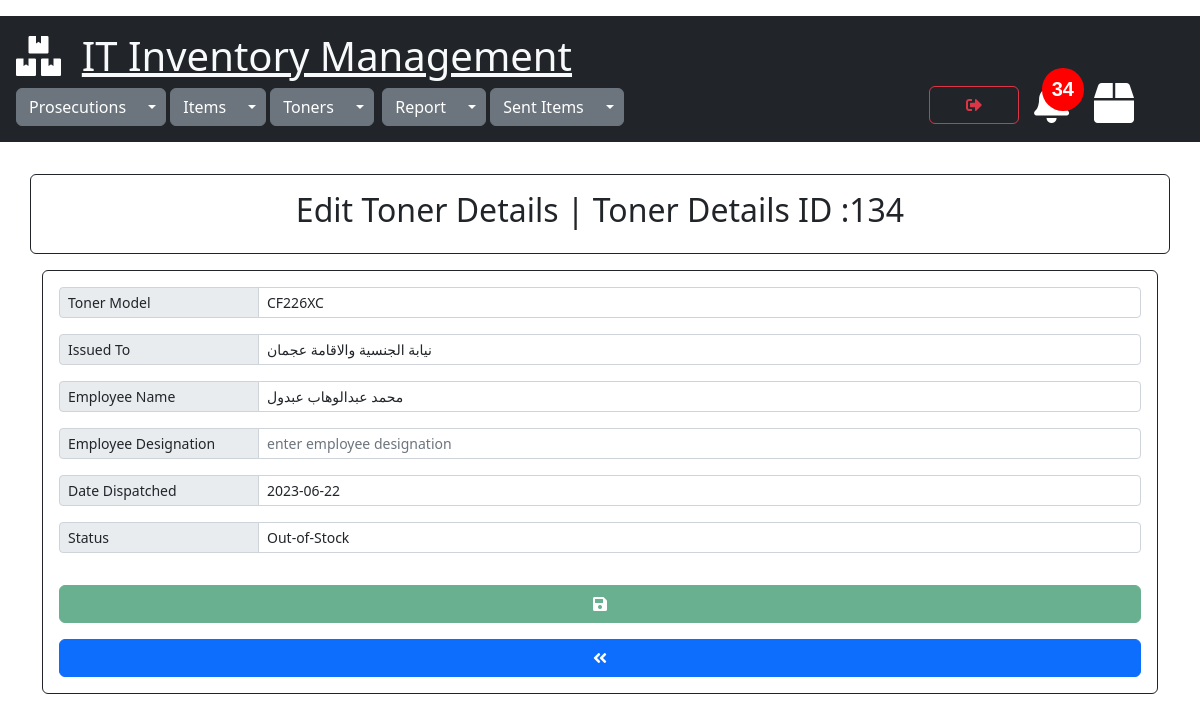
The page /toners/edit_tonerdetails_form/134 (signed in) on the database its author committed.
### toners/models.py (models this page shows)
class TonerDetails(models.Model):
    STATUS = [
        ('In-Stock', 'In-Stock'),
        ('Out-of-Stock', 'Out-of-Stock'),
    ]
    toner_model = models.ForeignKey(Toners,on_delete=models.CASCADE)
    status = models.CharField(max_length=30,default='In-Stock',choices=STATUS)
    issued_to = models.ForeignKey(Prosecutions, on_delete=models.CASCADE,default="31")
    employee_name = models.CharField(max_length=300,null=True)
    employee_designation = models.CharField(max_length=300,null=True)
    created=models.DateTimeField(default=timezone.now)
    date_dispatched=models.DateTimeField(default=timezone.now)
    cart_item = GenericRelation(CartItem, related_query_name='tonerdetails',on_delete=models.CASCADE)
    class Meta:
        ordering = ['-date_dispatched']

class Toners(models.Model):
    toner_model = models.CharField(max_length=100,null=True)
    toner_printer = models.ForeignKey(Items,on_delete=models.CASCADE)
    total_qty = models.PositiveIntegerField(default=0,null=True)
    remaining_qty = models.PositiveIntegerField(default=0,null=True)
    created=models.DateTimeField(default=timezone.now)
    objects = models.Manager()

### prosecutions/models.py (models this page shows)
class Prosecutions(models.Model):
    name = models.CharField(max_length=255)
    location = models.CharField(max_length=300,default="none")
    created = models.DateTimeField(default=timezone.now)

### toners/views.py (the view)
# urls.py: path('edit_tonerdetails_form/<int:id>', views.edit_tonerdetails_form, name='edit_tonerdetails_form'),
@cache_control(no_cache=True, must_revalidate=True,no_store=True)
@login_required(login_url="login")
def edit_tonerdetails_form(request, id):
    prosecutions = Prosecutions.objects.all()
    toners = Toners.objects.all()
    tonerdetails = TonerDetails.objects.get(id=id)
    data_calc_cart_total = calc_cart_total(request)
    cart_total = data_calc_cart_total['cart_total']
    data_calc_toner_stock_alert = calc_toner_stock_alert(request)
    toner_stock_alert = data_calc_toner_stock_alert['toner_stock_alert_count']
    toner_under_fifteen = data_calc_toner_stock_alert['tonerstock']
    context = {"total": cart_total,"tonerdetails": tonerdetails, "toners": toners, "prosecutions": prosecutions,
                   "status": TonerDetails.STATUS,"toner_stock_alert":toner_stock_alert,"toner_under_fifteen":toner_under_fifteen}
    return render(request, 'edit_tonerdetails_form.html',context)

### sent_items/utils.py (called while the page is built)
def get_total_cart_items(items_in_cart):
    cartitem = CartItem.objects.filter(cart=items_in_cart)
    total = cartitem.count()
    return total

def calc_cart_total(request):
    customer, created = Customer.objects.get_or_create(user=request.user)
    cart, created = Cart.objects.get_or_create(customer=customer, complete=False)
    items_in_cart = cart.pk
    cart_total = get_total_cart_items(items_in_cart)
    return {'cart_total':cart_total,'user_cart':cart,'items_in_cart':items_in_cart}

### toners/utils.py (called while the page is built)
def calc_toner_stock_alert(request):
    tonerstock=Toners.objects.filter(remaining_qty__lte=15)
    toner_stock_alert_count=tonerstock.count()
    return {"toner_stock_alert_count":toner_stock_alert_count,"tonerstock":tonerstock }

### toners/templates/edit_tonerdetails_form.html (shortened to what this page needs)
{% extends 'mainpage.html' %}
{% block content %}
<div class="container">
    <div class="row">
        <div class="card card-body border-dark mt-3">
            <span class="text-center"><h2>Edit Toner Details | Toner Details ID :{{ tonerdetails.id }} </h2></span>
        </div>
    </div>
    <form role="form" action="edit_tonerdetails_save" method="post" class="card p-3 border-dark mt-3">
        <div class="input-group input-group-sm mb-3">
        <label class="input-group-text side-label">Toner Model </label>
            <select class="form-control selectpicker show-tick" name="toner_model" id="toner_model" data-live-search="true"  data-dropup-auto="false">
                {% for toner in toners %}
                <option value="{{toner.id}}" {% if toner.id == tonerdetails.toner_model.id %} selected {% endif %}>
                    {{toner.toner_model}}</option>
                {% endfor %}
            </select>
        </div>
        <div class="input-group input-group-sm mb-3">
          <label class="input-group-text side-label">Issued To </label>
            <select class="form-control selectpicker show-tick" name="issued_to" id="issued_to" data-live-search="true"  data-dropup-auto="false">
                {% for prosecution in prosecutions %}
                <option value="{{prosecution.id}}" {% if prosecution.id == tonerdetails.issued_to.id %} selected {% endif %}>
                    {{prosecution.name}}</option>
                {% endfor %}
            </select>
        </div>
        <div class="input-group input-group-sm mb-3">
            <label class="input-group-text side-label">Employee Name </label>
            <input type="text" class="form-control" placeholder="enter employee name" name="employee_name" id="employee_name"
                         value="{{tonerdetails.employee_name}}">
        </div>
        <div class="input-group input-group-sm mb-3">
            <label class="input-group-text side-label">Employee Designation </label>
            <input type="text" class="form-control" placeholder="enter employee designation" name="employee_designation" id="employee_designation"
                       value="{{tonerdetails.employee_designation}}">
        </div>
        <div class="input-group input-group-sm mb-3">
            <label class="input-group-text side-label">Date Dispatched </label>
            <input type="text" class="form-control" name="date_dispatched" id="date_dispatched"
                       value="{{tonerdetails.date_dispatched.date|date:'Y-m-d'}}">
        </div>
        <div class="input-group input-group-sm mb-3">
            <label class="input-group-text side-label">Status</label>
               <select class="form-control" name="status" id="status">
                {% for x,y in status %}
                    <option value="{{x}}" {% if x == tonerdetails.status %} selected {% endif %}>{{ x }}</option>
                {% endfor %}
                </select>
        </div>
         <button type="submit" class="btn btn-success mt-3 btn-action-ETDF" disabled data-bs-toggle="tooltip" data-bs-placement="bottom" title="Save"><i class="fas fa-save"></i></button>
        <a href="{% url 'view_toners' %}" id="btn-back2" class="btn btn-primary mt-3" data-bs-toggle="tooltip" data-bs-placement="bottom" title="Back"><i class="fas fa-angle-double-left"></i></a>
    </form>
</div>
{% endblock %}

### static/css/style.css (style rules this page uses)
.side-label { width: 200px; }

### rows shown on the page
TonerDetails: id "134", toner_model "CF226XC", issued_to "نيابة الجنسية والاقامة عجمان", employee_name "محمد عبدالوهاب عبدول", date_dispatched "2023-06-22", status "Out-of-Stock"
